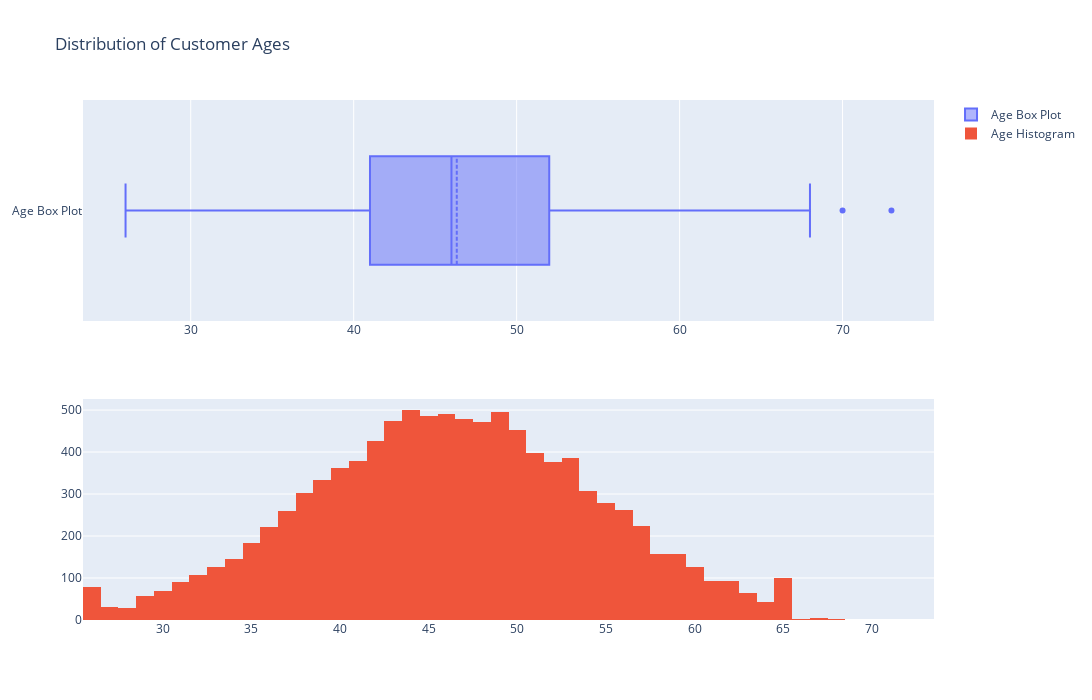

Write notebook code for a chart like this one.
### Code cell
fig = make_subplots(rows=2, cols=1)

tr1=go.Box(x=data['Customer_Age'],name='Age Box Plot',boxmean=True)
tr2=go.Histogram(x=data['Customer_Age'],name='Age Histogram')

fig.add_trace(tr1,row=1,col=1)
fig.add_trace(tr2,row=2,col=1)

fig.update_layout(height=700, width=1200, title_text="Distribution of Customer Ages")
fig.show()

### Figure 1 — Plotly figure (JSON) as saved in the notebook; plotly's stock layout.template omitted (floating-point values rounded to 4 significant figures; data arrays with more than 128 entries replaced by an {"elided": "..."} marker saying what was removed)
{"data": [{"boxmean": true, "name": "Age Box Plot", "type": "box", "x": {"elided": "10127 int values"}, "xaxis": "x", "yaxis": "y"}, {"name": "Age Histogram", "type": "histogram", "x": {"elided": "10127 int values"}, "xaxis": "x2", "yaxis": "y2"}], "layout": {"height": 700, "title": {"text": "Distribution of Customer Ages"}, "width": 1200, "xaxis": {"anchor": "y", "domain": [0, 1]}, "xaxis2": {"anchor": "y2", "domain": [0, 1]}, "yaxis": {"anchor": "x", "domain": [0.575, 1]}, "yaxis2": {"anchor": "x2", "domain": [0, 0.425]}}}
